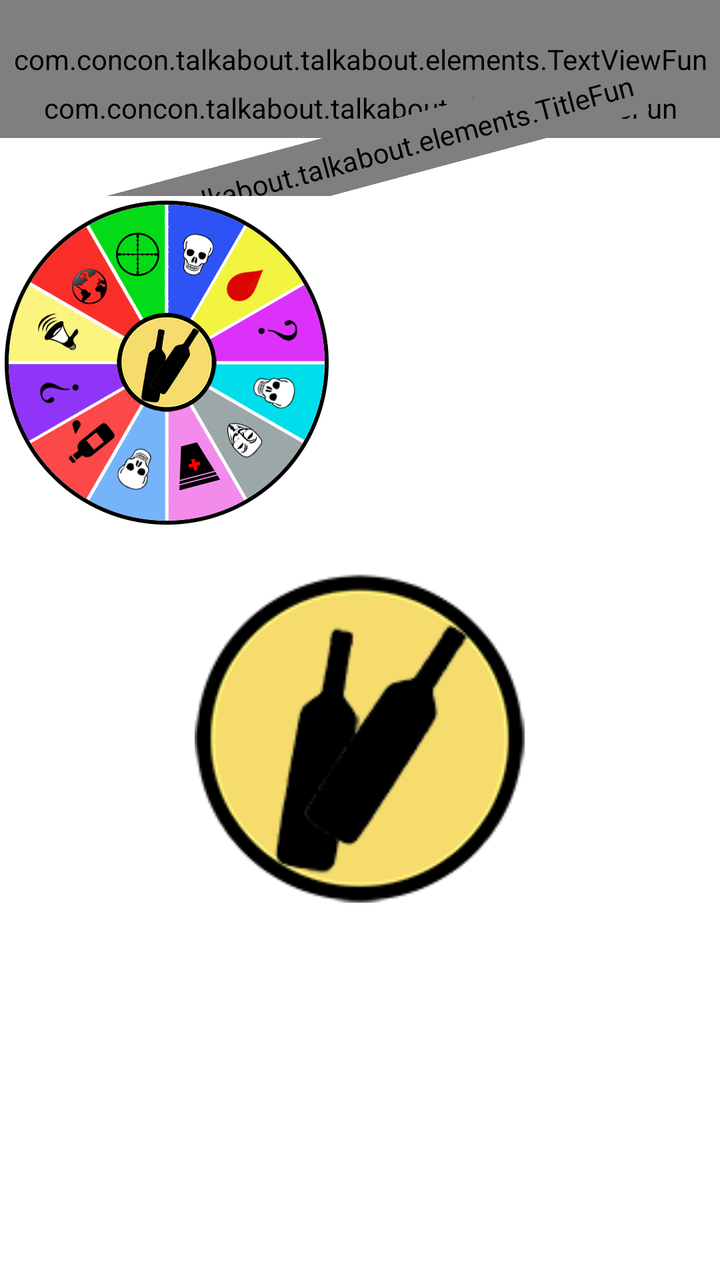
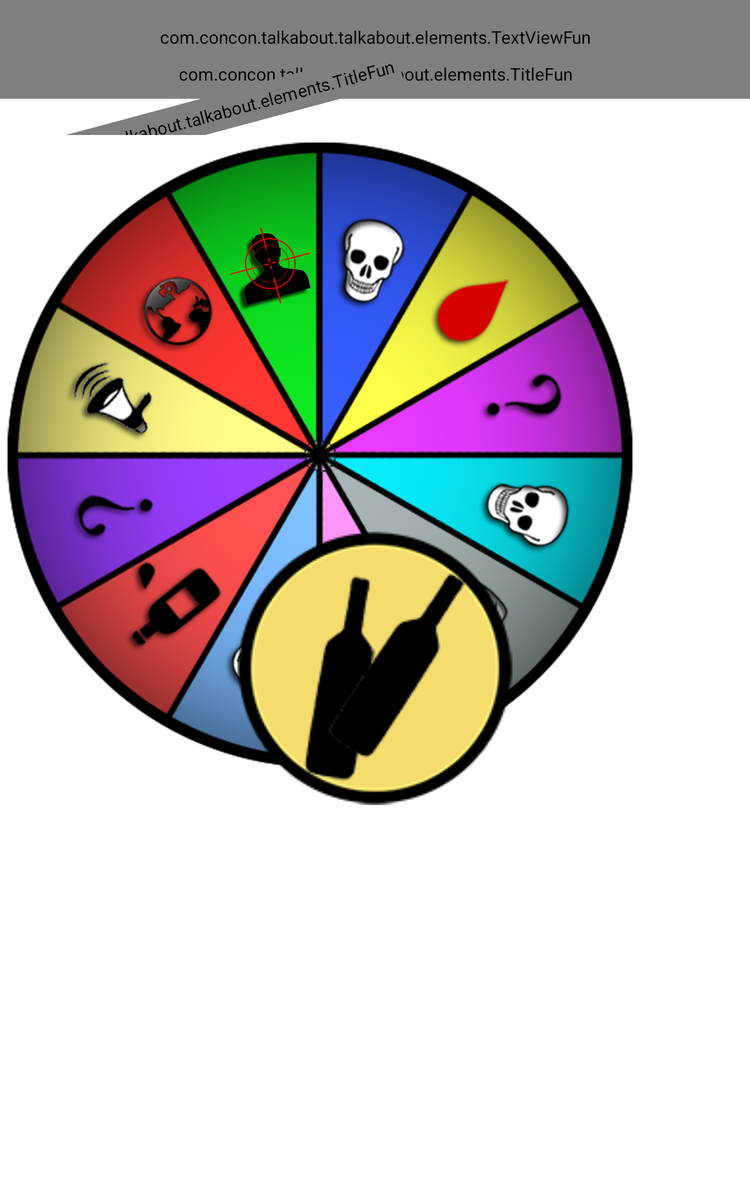

One screen, two layout resources from the same app: the default and the repository's alternative for another configuration. Each is rendered where Android would select it; the XML of both is given below.
<!-- AndroidManifest.xml: application theme android:Theme.Holo.Wallpaper.NoTitleBar -->
<!-- res/layout/activity_spinwheel_gameplay.xml -->
<?xml version="1.0" encoding="utf-8"?>
<RelativeLayout xmlns:android="http://schemas.android.com/apk/res/android"
    xmlns:ads="http://schemas.android.com/apk/res-auto"
    android:orientation="vertical"
    android:layout_width="fill_parent"
    android:layout_height="fill_parent"
    android:padding="0dp">


    <com.concon.talkabout.talkabout.elements.TextViewFun
        android:layout_width="fill_parent"
        android:layout_height="wrap_content"
        android:text="@string/wheelTitle"
        android:id="@+id/textView"
        android:textSize="30sp"
        android:textColor="@color/white"
        android:layout_alignParentLeft="true"
        android:layout_alignParentStart="true"
        android:gravity="center"
        android:background="@color/blackAlpha"
        android:paddingTop="20dp"/>
    <RelativeLayout
        android:layout_width="fill_parent"
        android:layout_height="wrap_content"
        android:layout_below="@+id/textView"
        android:id="@+id/progressLayout">
        <ProgressBar
            android:layout_width="fill_parent"
            android:layout_height="30dp"
            style="@style/CustomProgressBar"
            android:layout_alignParentLeft="true"
            android:layout_alignParentStart="true"
            android:layout_gravity="center_horizontal|top"
            android:id="@+id/progressBar"
            />
        <com.concon.talkabout.talkabout.elements.TitleFun
            android:layout_width="wrap_content"
            android:layout_height="wrap_content"
            android:text="0%"
            android:textSize="20sp"
            android:id="@+id/borrachometroNumber"
            android:textColor="@color/black"
            android:gravity="center"
            android:layout_alignLeft="@id/progressBar"
            android:layout_alignStart="@id/progressBar"
            android:layout_alignTop="@id/progressBar"
            android:layout_alignRight="@id/progressBar"
            android:layout_alignEnd="@id/progressBar"
            android:layout_alignBottom="@id/progressBar"
            />
        <com.concon.talkabout.talkabout.elements.TitleFun
            android:layout_width="wrap_content"
            android:layout_height="wrap_content"
            android:text="@string/drunkMeter"
            android:textSize="35sp"
            android:id="@+id/borrachometroString"
            android:textColor="@color/black"
            android:gravity="center"
            android:layout_alignLeft="@id/progressBar"
            android:layout_alignStart="@id/progressBar"
            android:layout_below="@id/progressBar"
            android:rotation="-15"
            android:padding="5dp"
            />
    </RelativeLayout>
    <FrameLayout xmlns:android="http://schemas.android.com/apk/res/android"
        android:layout_width="fill_parent"
        android:layout_height="fill_parent"
        android:id="@+id/frameContainer"
        android:visibility="visible"
        android:layout_below="@+id/progressLayout">

           <ImageView
               android:src="@drawable/wheel_of_fortune"
               android:id="@+id/imageView_ring"
               android:scaleType="matrix"
               android:layout_width="match_parent"
               android:layout_height="fill_parent"
               android:adjustViewBounds="true">
           </ImageView>
           <ImageView
               android:src="@drawable/spin_button_shape"
               android:id="@+id/logo_icono"
               android:layout_width="165dp"
               android:layout_height="165dp"
               android:adjustViewBounds="true"
               android:layout_gravity="center"
               android:clickable="true">
           </ImageView>


    </FrameLayout>
</RelativeLayout>
<!-- resources referenced by this layout -->
<resources>
  <item name="black" type="color">#000000</item>
  <item name="blackAlpha" type="color">#80000000</item>
  <item name="white" type="color">#ffffff</item>
  <!-- drawable spin_button_shape (drawable) -->
  <?xml version="1.0" encoding="utf-8"?>
  <selector xmlns:android="http://schemas.android.com/apk/res/android">
      <item android:state_focused="true" android:drawable="@drawable/logo_icono_pressed"/>
      <item android:state_pressed="true" android:drawable="@drawable/logo_icono_pressed" />
      <item android:drawable="@drawable/logo_icono" />
  </selector>
  <!-- drawable wheel_of_fortune: png bitmap (drawable, 154430 bytes) -->
  <string name="drunkMeter">Drunk-o-meter</string>
  <string name="wheelTitle">Drinking Wheel</string>
  <style name="CustomProgressBar" parent="android:Widget.ProgressBar.Horizontal">
          <item name="android:indeterminateOnly">false</item>
          <item name="android:progressDrawable">@drawable/custom_progress_bar_horizontal</item>
          <item name="android:minHeight">10dip</item>
          <item name="android:maxHeight">20dip</item>
      </style>
  <!-- drawable logo_icono_pressed: png bitmap (drawable, 55620 bytes) -->
  <!-- drawable logo_icono: png bitmap (drawable, 9971 bytes) -->
  <!-- drawable custom_progress_bar_horizontal (drawable) -->
  <?xml version="1.0" encoding="UTF-8"?>
  <layer-list
      xmlns:android="http://schemas.android.com/apk/res/android">
      <item
          android:id="@android:id/background">
          <shape>
              <stroke
                  android:color="@color/black"
                  android:width="1dp"/>
              <corners
                  android:radius="0dip" />
              <gradient
                  android:startColor="@color/orange"
                  android:centerColor="@color/orange"
                  android:centerY="0.50"
                  android:endColor="@color/blackAlpha"
                  android:angle="270" />
          </shape>
      </item>
      <item
          android:id="@android:id/secondaryProgress">
          <clip>
              <shape>
                  <corners
                      android:radius="5dip" />
                  <gradient
                      android:startColor="@color/blue"
                      android:centerColor="@color/blue"
                      android:centerY="0.50"
                      android:endColor="@color/blackAlpha"
                      android:angle="270" />
              </shape>
          </clip>
      </item>
      <item
          android:id="@android:id/progress">
          <clip>
              <shape>
                  <stroke
                      android:color="@color/black"
                      android:width="1dp"/>
                  <corners
                      android:radius="0dip" />
                  <gradient
                      android:startColor="#ff0e75af"
                      android:centerColor="#ff1997e1"
                      android:centerY="0.50"
                      android:endColor="@color/blackAlpha"
                      android:angle="270" />
              </shape>
          </clip>
      </item>
  </layer-list>
  <item name="orange" type="color">#fff48310</item>
  <item name="blue" type="color">#ff276ecd</item>
</resources>
<!-- res/layout-large/activity_spinwheel_gameplay.xml (the repository's variant of the layout above) -->
<!-- drawn on a 7-inch tablet held upright -->
<?xml version="1.0" encoding="utf-8"?>
<RelativeLayout xmlns:android="http://schemas.android.com/apk/res/android"
    xmlns:ads="http://schemas.android.com/apk/res-auto"
    android:orientation="vertical"
    android:layout_width="fill_parent"
    android:layout_height="fill_parent"
    android:padding="0dp">


    <com.concon.talkabout.talkabout.elements.TextViewFun
        android:layout_width="fill_parent"
        android:layout_height="wrap_content"
        android:text="@string/wheelTitle"
        android:id="@+id/textView"
        android:textSize="30sp"
        android:textColor="@color/white"
        android:layout_alignParentLeft="true"
        android:layout_below="@+id/adView"
        android:layout_alignParentStart="true"
        android:gravity="center"
        android:background="@color/blackAlpha"
        android:paddingTop="20dp"/>
    <RelativeLayout
        android:layout_width="fill_parent"
        android:layout_height="wrap_content"
        android:layout_below="@+id/textView"
        android:id="@+id/progressLayout">
        <ProgressBar
            android:layout_width="fill_parent"
            android:layout_height="40dp"
            style="@style/CustomProgressBar"
            android:layout_alignParentLeft="true"
            android:layout_alignParentStart="true"
            android:layout_gravity="center_horizontal|top"
            android:id="@+id/progressBar"
            />
        <com.concon.talkabout.talkabout.elements.TitleFun
            android:layout_width="wrap_content"
            android:layout_height="wrap_content"
            android:text="0%"
            android:textSize="40sp"
            android:id="@+id/borrachometroNumber"
            android:textColor="@color/black"
            android:gravity="center"
            android:layout_alignLeft="@id/progressBar"
            android:layout_alignStart="@id/progressBar"
            android:layout_alignTop="@id/progressBar"
            android:layout_alignRight="@id/progressBar"
            android:layout_alignEnd="@id/progressBar"
            android:layout_alignBottom="@id/progressBar"
            />
        <com.concon.talkabout.talkabout.elements.TitleFun
            android:layout_width="wrap_content"
            android:layout_height="wrap_content"
            android:text="Borrachometro"
            android:textSize="40sp"
            android:id="@+id/borrachometroString"
            android:textColor="@color/black"
            android:gravity="center"
            android:layout_alignLeft="@id/progressBar"
            android:layout_alignStart="@id/progressBar"
            android:layout_below="@id/progressBar"
            android:rotation="-15"
            android:padding="5dp"
            />
        </RelativeLayout>


       <FrameLayout xmlns:android="http://schemas.android.com/apk/res/android"
           android:layout_width="fill_parent"
           android:layout_height="fill_parent"
           android:id="@+id/frameContainer"
           android:visibility="visible"
           android:layout_below="@+id/progressLayout">
           <ImageView
               android:src="@drawable/wheel_of_fortune"
               android:id="@+id/imageView_ring"
               android:scaleType="matrix"
               android:layout_width="fill_parent"
               android:layout_height="fill_parent"
               android:adjustViewBounds="true">
           </ImageView>
           <ImageView
               android:src="@drawable/spin_button_shape"
               android:id="@+id/logo_icono"
               android:layout_width="220dp"
               android:layout_height="220dp"
               android:adjustViewBounds="true"
               android:layout_gravity="center"
               android:clickable="true">
           </ImageView>
       </FrameLayout>
</RelativeLayout>
<!-- resources referenced by the variant -->
<!-- as a 7-inch tablet held upright resolves them -->
<resources>
  <item name="black" type="color">#000000</item>
  <item name="blackAlpha" type="color">#80000000</item>
  <item name="white" type="color">#ffffff</item>
  <!-- drawable spin_button_shape (drawable) -->
  <?xml version="1.0" encoding="utf-8"?>
  <selector xmlns:android="http://schemas.android.com/apk/res/android">
      <item android:state_focused="true" android:drawable="@drawable/logo_icono_pressed"/>
      <item android:state_pressed="true" android:drawable="@drawable/logo_icono_pressed" />
      <item android:drawable="@drawable/logo_icono" />
  </selector>
  <!-- drawable wheel_of_fortune: png bitmap (drawable, 154430 bytes) -->
  <string name="wheelTitle">Drinking Wheel</string>
  <style name="CustomProgressBar" parent="android:Widget.ProgressBar.Horizontal">
          <item name="android:indeterminateOnly">false</item>
          <item name="android:progressDrawable">@drawable/custom_progress_bar_horizontal</item>
          <item name="android:minHeight">10dip</item>
          <item name="android:maxHeight">20dip</item>
      </style>
  <!-- drawable logo_icono_pressed: png bitmap (drawable, 55620 bytes) -->
  <!-- drawable logo_icono: png bitmap (drawable, 9971 bytes) -->
  <!-- drawable custom_progress_bar_horizontal (drawable) -->
  <?xml version="1.0" encoding="UTF-8"?>
  <layer-list
      xmlns:android="http://schemas.android.com/apk/res/android">
      <item
          android:id="@android:id/background">
          <shape>
              <stroke
                  android:color="@color/black"
                  android:width="1dp"/>
              <corners
                  android:radius="0dip" />
              <gradient
                  android:startColor="@color/orange"
                  android:centerColor="@color/orange"
                  android:centerY="0.50"
                  android:endColor="@color/blackAlpha"
                  android:angle="270" />
          </shape>
      </item>
      <item
          android:id="@android:id/secondaryProgress">
          <clip>
              <shape>
                  <corners
                      android:radius="5dip" />
                  <gradient
                      android:startColor="@color/blue"
                      android:centerColor="@color/blue"
                      android:centerY="0.50"
                      android:endColor="@color/blackAlpha"
                      android:angle="270" />
              </shape>
          </clip>
      </item>
      <item
          android:id="@android:id/progress">
          <clip>
              <shape>
                  <stroke
                      android:color="@color/black"
                      android:width="1dp"/>
                  <corners
                      android:radius="0dip" />
                  <gradient
                      android:startColor="#ff0e75af"
                      android:centerColor="#ff1997e1"
                      android:centerY="0.50"
                      android:endColor="@color/blackAlpha"
                      android:angle="270" />
              </shape>
          </clip>
      </item>
  </layer-list>
  <item name="orange" type="color">#fff48310</item>
  <item name="blue" type="color">#ff276ecd</item>
</resources>
